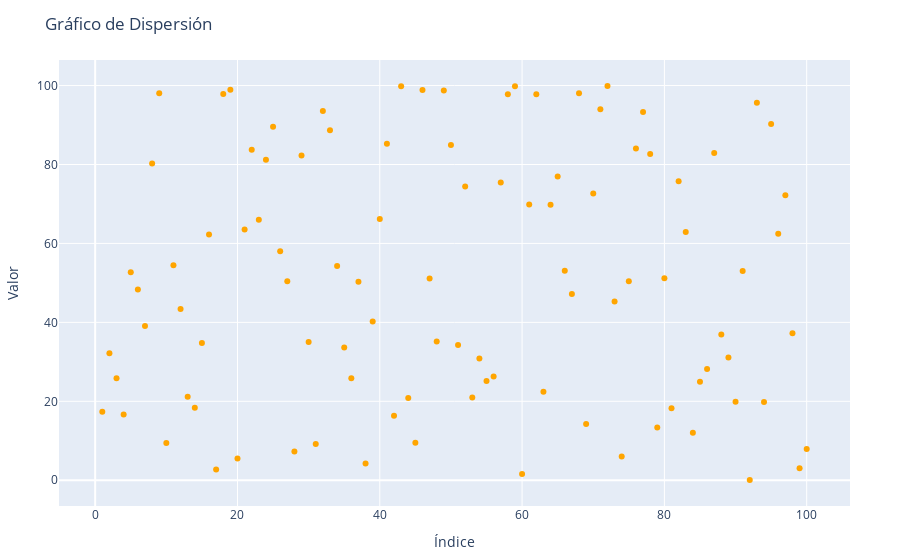

Notebook code for this chart:
### Markdown cell above
## 4. Gráfico de Dispersión
Este gráfico es útil para visualizar relaciones entre variables, simulando cómo las organizaciones pueden identificar correlaciones entre diferentes conjuntos de datos, un proceso clave en Big Data para extraer información útil.

### Code cell
# Gráfico de Dispersión
scatter_plot = scatter(x=x, y=y1, mode="markers", marker_color="orange", name="Dispersión")
scatter_layout = Layout(title="Gráfico de Dispersión", xaxis_title="Índice", yaxis_title="Valor")
display(Plot(scatter_plot, scatter_layout))

### Figure 1 — Plotly figure (JSON) as saved in the notebook; plotly's stock layout.template omitted (floating-point values rounded to 4 significant figures)
{"data": [{"marker": {"color": "orange"}, "mode": "markers", "name": "Dispersión", "type": "scatter", "x": [1, 2, 3, 4, 5, 6, 7, 8, 9, 10, 11, 12, 13, 14, 15, 16, 17, 18, 19, 20, 21, 22, 23, 24, 25, 26, 27, 28, 29, 30, 31, 32, 33, 34, 35, 36, 37, 38, 39, 40, 41, 42, 43, 44, 45, 46, 47, 48, 49, 50, 51, 52, 53, 54, 55, 56, 57, 58, 59, 60, 61, 62, 63, 64, 65, 66, 67, 68, 69, 70, 71, 72, 73, 74, 75, 76, 77, 78, 79, 80, 81, 82, 83, 84, 85, 86, 87, 88, 89, 90, 91, 92, 93, 94, 95, 96, 97, 98, 99, 100], "y": [17.36, 32.17, 25.86, 16.64, 52.7, 48.3, 39.07, 80.28, 98.08, 9.443, 54.48, 43.39, 21.12, 18.34, 34.75, 62.26, 2.698, 97.86, 98.93, 5.53, 63.5, 83.73, 66.0, 81.2, 89.58, 58.02, 50.44, 7.266, 82.31, 35.04, 9.159, 93.55, 88.65, 54.29, 33.61, 25.83, 50.28, 4.248, 40.22, 66.2, 85.28, 16.35, 99.83, 20.83, 9.502, 98.86, 51.13, 35.15, 98.72, 84.92, 34.3, 74.42, 20.95, 30.85, 25.14, 26.31, 75.43, 97.81, 99.85, 1.61, 69.86, 97.77, 22.42, 69.82, 76.93, 53.05, 47.2, 98.08, 14.24, 72.67, 93.99, 99.88, 45.28, 6.044, 50.4, 84.03, 93.32, 82.68, 13.39, 51.15, 18.26, 75.76, 62.92, 12.02, 24.96, 28.19, 82.88, 36.93, 31.08, 19.91, 53.0, 0.07153, 95.63, 19.81, 90.23, 62.44, 72.2, 37.23, 3.019, 7.933]}], "layout": {"margin": {"b": 50, "l": 50, "r": 50, "t": 60}, "title": "Gráfico de Dispersión", "xaxis": {"title": {"text": "Índice"}}, "yaxis": {"title": {"text": "Valor"}}}}
